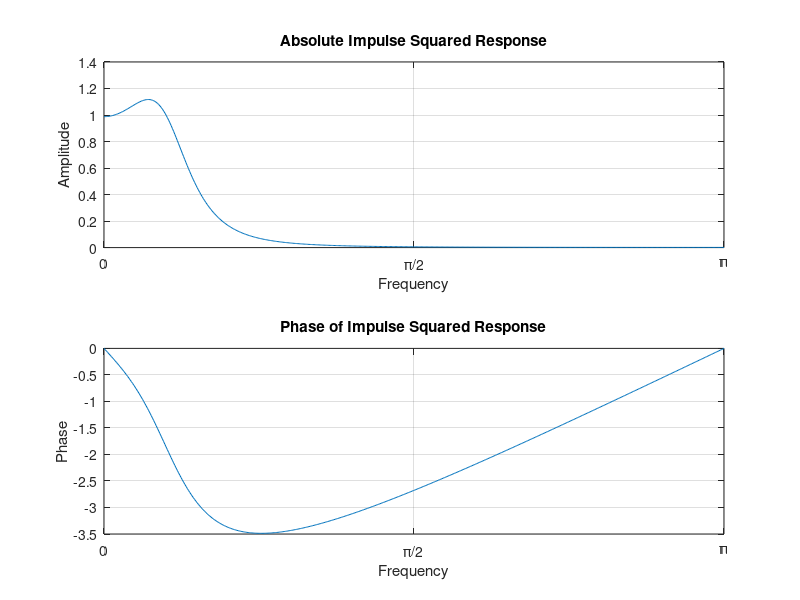
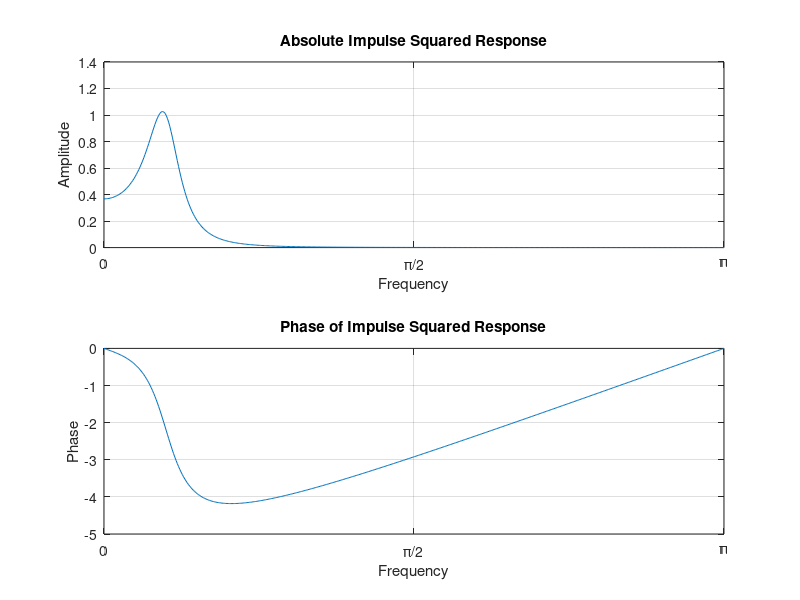
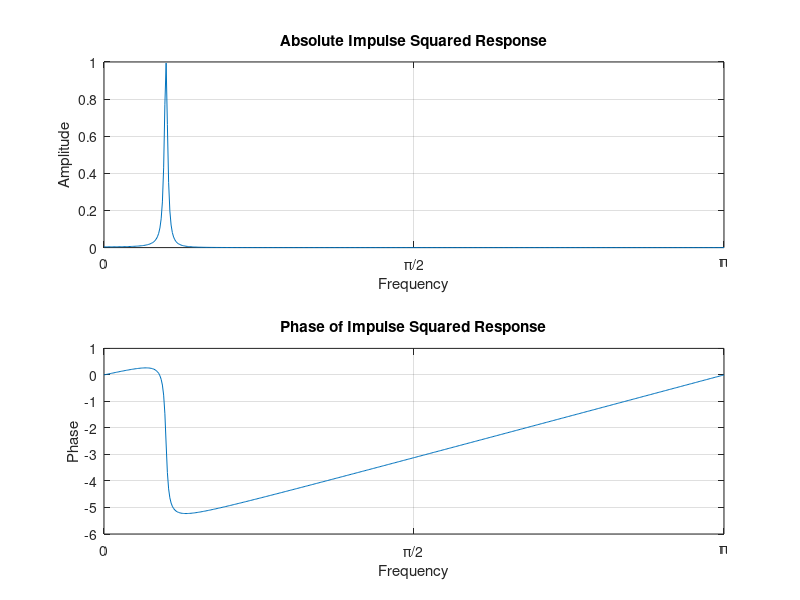
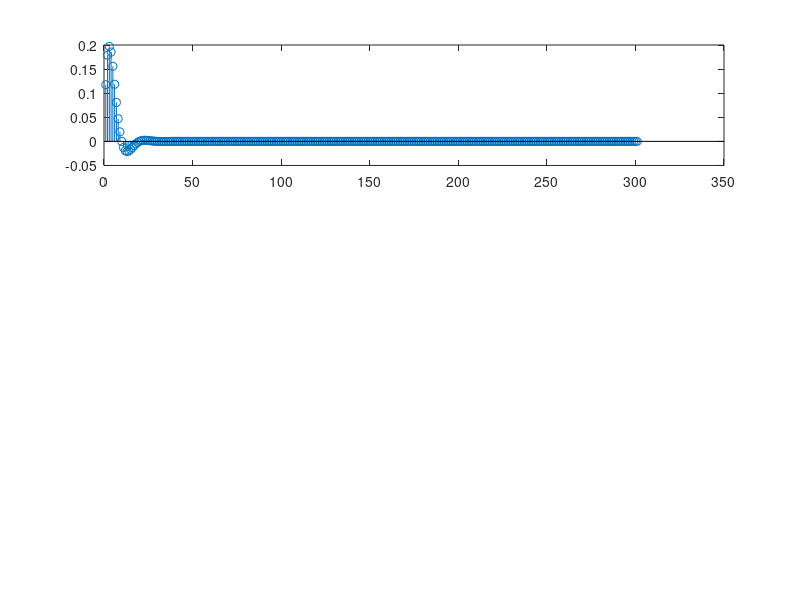

Write MATLAB code to recreate these figures, in order. (Note: this script raises an error after producing the figures.)
%% *Homework3_1*
%% Clear workspace
close all;
clear;
clc;
%% Programmers
% Mohammad Mahdi Elyasi - 9823007
%
% Moein Nasiri - 9823093
%% Homework1
% Here we want to use diffrential equation and Z-Transform
%
% Here we declare some basic variables
fs = 10000;
f0 = 500;
w0 = 2 * pi * f0 / fs;
R = [0.8 0.9 0.99];
%%%
% Here we want to plot H for different R and see how it
% responds.
for i = 1:3

    G = (1 - R(i)) * (1 - 2 * R(i) * cos(2 * w0) + R(i) ^ 2) ^ (0.5);
    w = linspace(0, pi, 500);
    H = freqz(G, [1 -2 * R(i) * cos(w0) R(i) ^ 2], w);
    figure('Name', 'Impulse Squared Response');
    subplot(2, 1, 1)
    plot(w, abs(H) .^ 2);
    title('Absolute Impulse Squared Response');
    xlabel('Frequency');
    ylabel('Amplitude');
    xlim([0 pi]);
    xticks([0, pi / 2, pi]);
    xticklabels({'0', '\pi/2', '\pi'});
    grid on;
    subplot(2, 1, 2)
    plot(w, angle(H) * 2);
    title('Phase of Impulse Squared Response');
    xlabel('Frequency');
    ylabel('Phase');
    xlim([0 pi]);
    xticks([0, pi / 2, pi]);
    xticklabels({'0', '\pi/2', '\pi'});
    grid on;
end

%% Homework2
% In this task we want to show how impulse input responds to our filter
% by 3 different methods
%
% Firstly, we declare essential variables
for j = 1:3
    G = (1 - R(j)) * (1 - 2 * R(j) * cos(2 * w0) + R(j) ^ 2) ^ (0.5);
    x = [1 zeros(1, 300)];
    w1 = 0;
    w2 = 0;
    y = zeros(1, 301);
    %%%
    % Here we show output with three different methods for different R and plot them
    for i = 1:301
        y(i) = 2 * R(j) * cos(w0) * w1 -R(j) ^ 2 * w2 + G * x(i);
        w2 = w1;
        w1 = y(i);
    end

    figure('Name', 'Output');
    subplot(3, 1, 1)
    stem(y);
    title(strcat('Differential Equation Output R =', string(R(j))));
    xlabel('Time');
    ylabel('Amplitude');
    grid on;
    subplot(3, 1, 2)
    [h, n] = impz(G, [1 -2 * R(j) * cos(w0) R(j) ^ 2], 301);
    stem(h)
    title(strcat('Impz Output R =', string(R(j))));
    xlabel('Time');
    ylabel('Amplitude');
    grid on;
    subplot(3, 1, 3)
    n = 0:300;
    h = G / sin(w0) * R(j) .^ n .* sin(w0 * n + w0);
    stem(h)
    title(strcat('Direct Computed Output R =', string(R(j))));
    xlabel('Time');
    ylabel('Amplitude');
    grid on;
end

%% Homework3
% As we see R=0.99 filter is similar to our input, but it has delay,
% because our filter(differential) needs to save 4 datas before computing
% the answer

figure('Name', 'Output');
v = 1 * randn(1, 301);
n = 0:300;
x = v + cos(w0 * n);

for j = 1:3
    G = (1 - R(j)) * (1 - 2 * R(j) * cos(2 * w0) + R(j) ^ 2) ^ (0.5);
    w1 = 0;
    w2 = 0;
    y = zeros(1, 301);
    %%%
    % Here we show output by differential equation and plot it
    for i = 1:301
        y(i) = 2 * R(j) * cos(w0) * w1 -R(j) ^ 2 * w2 + G * x(i);
        w2 = w1;
        w1 = y(i);
    end

    subplot(3, 1, j)
    stem(y);
    hold on;
    stem(cos(w0 * n))
    title(strcat('R =', string(R(j))));
    legend('Noise Signal', 'Pure Cosine Signal');
end

%% Homework4
figure('Name', 'Output');
v = 1 * randn(1, 301);
n = 0:300;
x = v;

for j = 1:3
    G = (1 - R(j)) * (1 - 2 * R(j) * cos(2 * w0) + R(j) ^ 2) ^ (0.5);
    w1 = 0;
    w2 = 0;
    y = zeros(1, 301);
    %%%
    % * PSD Noise is DC and also PSD for delta func. is DC.
    % * This is one of the reasons the noise after filter is cosine.
    % * Another reason is, this filter is kind of a band-pass filter
    % and lets some frequency pass
    %
    % Here we show output by differential equation and plot it
    for i = 1:301
        y(i) = 2 * R(j) * cos(w0) * w1 -R(j) ^ 2 * w2 + G * x(i);
        w2 = w1;
        w1 = y(i);
    end

    subplot(3, 2, 2 * j - 1)
    plot(y);
    title(strcat(' After filter R =', string(R(j))));
    hold on;
    grid on;
    subplot(3, 2, 2 * j)
    plot(v)
    title(strcat(' Noise R =', string(R(j))));
    grid on;
end

%% Homework5
% In this homework we want to see how the formula is valid
%
% Our purpose is how variance of noise before and after filtering
% is related to square of filter
v = 1 * randn(1, 1001);
n = 0:1000;
x = v;

for j = 1:3
    G = (1 - R(j)) * (1 - 2 * R(j) * cos(2 * w0) + R(j) ^ 2) ^ (0.5);
    w1 = 0;
    w2 = 0;
    y = zeros(1, 1001);

    for i = 1:1001
        y(i) = 2 * R(j) * cos(w0) * w1 -R(j) ^ 2 * w2 + G * x(i);
        w2 = w1;
        w1 = y(i);
    end

    h = G / sin(w0) * R(j) .^ n .* sin(w0 * n + w0);
    disp(strcat('NRR for R =', string(R(j))))
    disp('Sum of H^2 signal:')
    a = sum(h .^ 2)
    disp(strcat('NRR for R =', string(R(j))))
    disp('Using the variance of signal:')
    va_y = var(y);
    va_x = var(x);
    a = va_y / va_x
    disp(strcat('NRR for R =', string(R(j))))
    disp('Using formula:')
    answer = G ^ 2 / (2 * sin(w0) ^ 2) * ((1 / (1 - R(j) ^ 2) - (cos(2 * w0) - R(j) ^ 2) / (1 - 2 * R(j) ^ 2 * cos(2 * w0) + R(j) ^ 4)))
end
